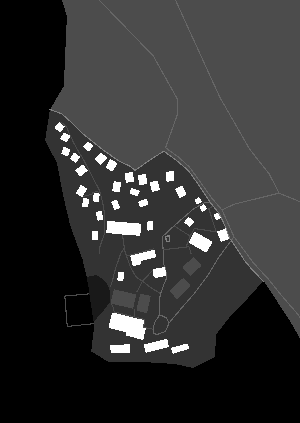
#> input picture maps/png/bachotex-bw.png, 300 x 423 px
$ python fix-shades-of-bachotex-map.py
#> lines starting #> are read from the running program, lines starting #| are printed output that depends on the picture
#!/usr/bin/env python

import numpy as np
# import matplotlib
import matplotlib.image
from PIL import Image

filename_in  = "../png/bachotex-bw.png"
filename_out = "../png/bachotex-bw-corrected-layers.png"

im = matplotlib.image.imread(filename_in)
#> im is the input picture: shape (423, 300, 4) float32; mean R, G, B, A 0.188, 0.188, 0.188, 1
# im = Image.open(filename_in)

it = np.round(im[:,:,0]*10).astype(np.uint8)

it0 = np.zeros(np.shape(it))

num_lake =  0
num_sand =  1
num_gras =  2
num_path =  3
num_Path =  4
num_fenc =  5
num_hous = 10

col_lake =  -10
col_sand =   1
col_gras =   4
col_path =   5 # grass
col_Path =   2 # Path
col_fenc =   7
col_hous =   6 # house

it2 = it0 + \
    1*col_lake*(it==num_lake) + \
    1*col_sand*(it==num_sand) + \
    1*col_gras*(it==num_gras) + \
    1*col_path*(it==num_path) + \
    1*col_Path*(it==num_Path) + \
    1*col_fenc*(it==num_fenc) + \
    1*col_hous*(it==num_hous) + \
    128
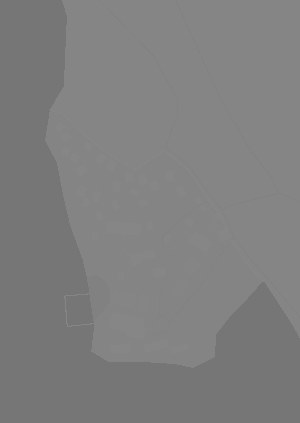
#> it2: shape (423, 300) float64; min 118, max 135, mean 127.1

j = Image.fromarray(it2.transpose().astype(np.uint8))
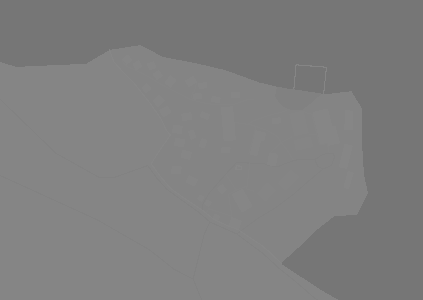
#> j: PIL image 423x300 L; min 118, max 135, mean 127.1
j.save(filename_out)

# [4 lines of commented-out code are left out]
